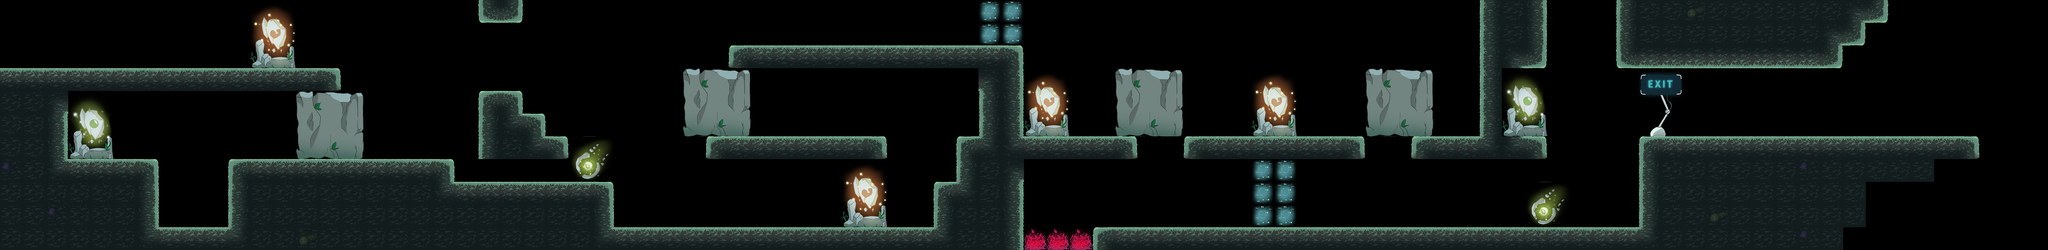

Tiled map render using the project's own tile images. Description and the whole map definition, tile-layer contents included, below:
An orthogonal 90x11 tile map with 100x100 px tiles, 3 tile layers (sol, nuage, nuagefantome).

<map version="1.2" tiledversion="1.2.0" orientation="orthogonal" renderorder="right-down" width="90" height="11" tilewidth="100" tileheight="100" infinite="0" nextlayerid="5" nextobjectid="1">
 <tileset firstgid="1" name="tilesetV2" tilewidth="100" tileheight="100" tilecount="66" columns="6">
  <image source="tilesetV2.png" width="600" height="1100" />
 </tileset>
 <layer id="0" name="sol" width="90" height="11">
  <data encoding="csv">
0,0,0,0,0,0,0,0,0,0,0,23,24,0,0,0,0,0,0,0,0,14,13,0,0,0,0,0,0,0,0,0,0,0,0,0,0,0,0,0,0,0,0,0,0,0,0,0,0,0,0,0,0,0,0,0,0,0,0,0,0,0,0,0,0,8,9,7,0,0,0,8,9,9,42,9,9,9,9,9,9,16,13,0,0,0,0,0,0,0,
0,0,0,0,0,0,0,0,0,0,0,29,30,0,0,0,0,0,0,0,0,0,0,0,0,0,0,0,0,0,0,0,0,0,0,0,0,0,0,0,0,0,0,0,0,0,0,0,0,0,0,0,0,0,0,0,0,0,0,0,0,0,0,0,0,8,9,7,0,0,0,8,9,9,9,9,9,9,9,9,16,13,0,0,0,0,0,0,0,0,
0,0,0,0,0,0,0,0,0,0,0,35,36,0,0,0,0,0,0,0,0,0,0,0,0,0,0,0,0,0,0,0,57,10,10,10,10,10,10,10,10,10,10,10,1,0,0,0,0,0,0,0,0,0,0,0,0,0,0,0,0,0,0,0,0,8,16,13,0,0,0,14,17,17,17,17,17,17,17,17,13,0,0,0,0,0,0,0,0,0,
10,10,10,10,10,10,10,10,10,10,10,10,10,10,58,0,0,0,0,0,0,0,0,0,0,0,0,0,0,0,39,40,41,0,0,0,0,0,0,0,0,0,0,15,7,23,24,0,0,39,40,41,0,0,0,23,24,0,0,0,39,40,41,0,0,8,21,22,0,0,0,0,37,38,0,0,0,0,0,0,0,0,0,0,0,0,0,0,0,0,
9,9,16,21,22,0,0,0,0,0,0,0,0,39,40,41,0,0,0,0,0,2,1,0,0,0,0,0,0,0,45,46,47,0,0,0,0,0,0,0,0,0,0,8,7,29,30,0,0,45,46,47,0,0,0,29,30,0,0,0,45,46,47,0,0,8,27,28,0,0,0,0,43,44,0,0,0,0,0,0,0,0,0,0,0,0,0,0,0,0,
9,9,7,27,28,0,0,0,0,0,0,0,0,45,46,47,0,0,0,0,0,8,4,1,0,0,0,0,0,0,51,52,53,0,0,0,0,0,0,0,0,0,0,8,7,35,36,0,0,51,52,53,0,0,0,35,36,0,0,0,51,52,53,0,0,8,33,34,0,0,0,0,49,50,0,0,0,0,0,0,0,0,0,0,0,0,0,0,0,0,
9,9,7,33,34,0,0,0,0,0,0,0,0,51,52,53,0,0,0,0,0,8,9,4,58,55,56,0,0,0,0,57,10,10,10,10,10,10,58,0,0,0,2,3,4,10,10,10,10,58,0,0,57,10,10,10,10,10,10,58,0,0,57,10,10,3,4,58,0,0,0,0,2,10,10,10,10,10,10,10,10,10,10,10,10,10,58,0,0,0,
48,9,4,10,10,10,1,0,0,0,2,10,10,10,10,10,10,10,10,1,0,0,0,0,0,61,62,0,0,0,0,0,0,0,0,0,0,23,24,0,0,0,8,9,16,0,0,0,0,0,0,0,0,0,0,0,0,0,0,0,0,0,0,0,0,0,0,0,0,0,0,0,8,9,9,9,9,9,9,48,9,9,9,9,9,0,0,0,0,0,
9,9,9,9,9,9,7,0,0,0,8,9,9,9,9,9,9,9,9,4,10,10,10,10,10,10,1,0,0,0,0,0,0,0,0,0,0,29,30,0,0,2,3,9,7,0,0,0,0,0,0,0,0,0,0,0,0,0,0,0,0,0,0,0,0,0,0,55,56,0,0,0,8,9,9,9,9,9,9,9,9,9,0,0,0,0,0,0,0,0,
9,9,48,9,9,9,7,0,0,0,8,9,9,9,9,9,9,9,9,9,9,9,9,9,9,9,7,0,0,0,0,0,0,0,0,0,0,35,36,0,0,8,9,9,7,0,0,0,0,0,0,0,0,0,0,0,0,0,0,0,0,0,0,0,0,0,0,61,62,0,0,0,8,9,9,42,9,9,9,9,9,9,0,0,0,0,0,0,0,0,
9,9,9,9,9,9,4,10,10,10,3,9,9,42,9,9,9,9,9,9,9,9,9,9,9,9,4,10,10,10,10,10,10,10,10,10,10,10,10,10,10,3,9,9,7,11,11,11,2,10,10,10,10,10,10,10,10,10,10,10,10,10,10,10,10,10,10,10,10,10,10,10,3,9,9,9,9,9,9,48,9,0,0,0,0,0,0,0,0,0
</data>
 </layer>
 <layer id="1" name="nuage" width="90" height="11">
  <data encoding="csv">
0,0,0,0,0,0,0,0,0,0,0,0,0,0,0,0,0,0,0,0,0,0,0,0,0,0,0,0,0,0,0,0,0,0,0,0,0,0,0,0,0,0,0,5,5,0,0,0,0,0,0,0,0,0,0,0,0,0,0,0,0,0,0,0,0,0,0,0,0,0,0,0,0,0,0,0,0,0,0,0,0,0,0,0,0,0,0,0,0,0,
0,0,0,0,0,0,0,0,0,0,0,0,0,0,0,0,0,0,0,0,0,0,0,0,0,0,0,0,0,0,0,0,0,0,0,0,0,0,0,0,0,0,0,5,5,0,0,0,0,0,0,0,0,0,0,0,0,0,0,0,0,0,0,0,0,0,0,0,0,0,0,0,0,0,0,0,0,0,0,0,0,0,0,0,0,0,0,0,0,0,
0,0,0,0,0,0,0,0,0,0,0,0,0,0,0,0,0,0,0,0,0,0,0,0,0,0,0,0,0,0,0,0,0,0,0,0,0,0,0,0,0,0,0,0,0,0,0,0,0,0,0,0,0,0,0,0,0,0,0,0,0,0,0,0,0,0,0,0,0,0,0,0,0,0,0,0,0,0,0,0,0,0,0,0,0,0,0,0,0,0,
0,0,0,0,0,0,0,0,0,0,0,0,0,0,0,0,0,0,0,0,0,0,0,0,0,0,0,0,0,0,0,0,0,0,0,0,0,0,0,0,0,0,0,0,0,0,0,0,0,0,0,0,0,0,0,0,0,0,0,0,0,0,0,0,0,0,0,0,0,0,0,0,0,0,0,0,0,0,0,0,0,0,0,0,0,0,0,0,0,0,
0,0,0,0,0,0,0,0,0,0,0,0,0,0,0,0,0,0,0,0,0,0,0,0,0,0,0,0,0,0,0,0,0,0,0,0,0,0,0,0,0,0,0,0,0,0,0,0,0,0,0,0,0,0,0,0,0,0,0,0,0,0,0,0,0,0,0,0,0,0,0,0,0,0,0,0,0,0,0,0,0,0,0,0,0,0,0,0,0,0,
0,0,0,0,0,0,0,0,0,0,0,0,0,0,0,0,0,0,0,0,0,0,0,0,0,0,0,0,0,0,0,0,0,0,0,0,0,0,0,0,0,0,0,0,0,0,0,0,0,0,0,0,0,0,0,0,0,0,0,0,0,0,0,0,0,0,0,0,0,0,0,0,0,0,0,0,0,0,0,0,0,0,0,0,0,0,0,0,0,0,
0,0,0,0,0,0,0,0,0,0,0,0,0,0,0,0,0,0,0,0,0,0,0,0,0,0,0,0,0,0,0,0,0,0,0,0,0,0,0,0,0,0,0,0,0,0,0,0,0,0,0,0,0,0,0,0,0,0,0,0,0,0,0,0,0,0,0,0,0,0,0,0,0,0,0,0,0,0,0,0,0,0,0,0,0,0,0,0,0,0,
0,0,0,0,0,0,0,0,0,0,0,0,0,0,0,0,0,0,0,0,0,0,0,0,0,0,0,0,0,0,0,0,0,0,0,0,0,0,0,0,0,0,0,0,0,0,0,0,0,0,0,0,0,0,0,5,5,0,0,0,0,0,0,0,0,0,0,0,0,0,0,0,0,0,0,0,0,0,0,0,0,0,0,0,0,0,0,0,0,0,
0,0,0,0,0,0,0,0,0,0,0,0,0,0,0,0,0,0,0,0,0,0,0,0,0,0,0,0,0,0,0,0,0,0,0,0,0,0,0,0,0,0,0,0,0,0,0,0,0,0,0,0,0,0,0,5,5,0,0,0,0,0,0,0,0,0,0,0,0,0,0,0,0,0,0,0,0,0,0,0,0,0,0,0,0,0,0,0,0,0,
0,0,0,0,0,0,0,0,0,0,0,0,0,0,0,0,0,0,0,0,0,0,0,0,0,0,0,0,0,0,0,0,0,0,0,0,0,0,0,0,0,0,0,0,0,0,0,0,0,0,0,0,0,0,0,5,5,0,0,0,0,0,0,0,0,0,0,0,0,0,0,0,0,0,0,0,0,0,0,0,0,0,0,0,0,0,0,0,0,0,
0,0,0,0,0,0,0,0,0,0,0,0,0,0,0,0,0,0,0,0,0,0,0,0,0,0,0,0,0,0,0,0,0,0,0,0,0,0,0,0,0,0,0,0,0,0,0,0,0,0,0,0,0,0,0,0,0,0,0,0,0,0,0,0,0,0,0,0,0,0,0,0,0,0,0,0,0,0,0,0,0,0,0,0,0,0,0,0,0,0
</data>
 </layer>
 <layer id="2" name="nuagefantome" width="90" height="11">
  <data encoding="csv">
0,0,0,0,0,0,0,0,0,0,0,0,0,0,0,0,0,0,0,0,0,0,0,0,0,0,0,0,0,0,0,0,0,0,0,0,0,0,0,0,0,0,0,6,6,0,0,0,0,0,0,0,0,0,0,0,0,0,0,0,0,0,0,0,0,0,0,0,0,0,0,0,0,0,0,0,0,0,0,0,0,0,0,0,0,0,0,0,0,0,
0,0,0,0,0,0,0,0,0,0,0,0,0,0,0,0,0,0,0,0,0,0,0,0,0,0,0,0,0,0,0,0,0,0,0,0,0,0,0,0,0,0,0,6,6,0,0,0,0,0,0,0,0,0,0,0,0,0,0,0,0,0,0,0,0,0,0,0,0,0,0,0,0,0,0,0,0,0,0,0,0,0,0,0,0,0,0,0,0,0,
0,0,0,0,0,0,0,0,0,0,0,0,0,0,0,0,0,0,0,0,0,0,0,0,0,0,0,0,0,0,0,0,0,0,0,0,0,0,0,0,0,0,0,0,0,0,0,0,0,0,0,0,0,0,0,0,0,0,0,0,0,0,0,0,0,0,0,0,0,0,0,0,0,0,0,0,0,0,0,0,0,0,0,0,0,0,0,0,0,0,
0,0,0,0,0,0,0,0,0,0,0,0,0,0,0,0,0,0,0,0,0,0,0,0,0,0,0,0,0,0,0,0,0,0,0,0,0,0,0,0,0,0,0,0,0,0,0,0,0,0,0,0,0,0,0,0,0,0,0,0,0,0,0,0,0,0,0,0,0,0,0,0,0,0,0,0,0,0,0,0,0,0,0,0,0,0,0,0,0,0,
0,0,0,0,0,0,0,0,0,0,0,0,0,0,0,0,0,0,0,0,0,0,0,0,0,0,0,0,0,0,0,0,0,0,0,0,0,0,0,0,0,0,0,0,0,0,0,0,0,0,0,0,0,0,0,0,0,0,0,0,0,0,0,0,0,0,0,0,0,0,0,0,0,0,0,0,0,0,0,0,0,0,0,0,0,0,0,0,0,0,
0,0,0,0,0,0,0,0,0,0,0,0,0,0,0,0,0,0,0,0,0,0,0,0,0,0,0,0,0,0,0,0,0,0,0,0,0,0,0,0,0,0,0,0,0,0,0,0,0,0,0,0,0,0,0,0,0,0,0,0,0,0,0,0,0,0,0,0,0,0,0,0,0,0,0,0,0,0,0,0,0,0,0,0,0,0,0,0,0,0,
0,0,0,0,0,0,0,0,0,0,0,0,0,0,0,0,0,0,0,0,0,0,0,0,0,0,0,0,0,0,0,0,0,0,0,0,0,0,0,0,0,0,0,0,0,0,0,0,0,0,0,0,0,0,0,0,0,0,0,0,0,0,0,0,0,0,0,0,0,0,0,0,0,0,0,0,0,0,0,0,0,0,0,0,0,0,0,0,0,0,
0,0,0,0,0,0,0,0,0,0,0,0,0,0,0,0,0,0,0,0,0,0,0,0,0,0,0,0,0,0,0,0,0,0,0,0,0,0,0,0,0,0,0,0,0,0,0,0,0,0,0,0,0,0,0,6,6,0,0,0,0,0,0,0,0,0,0,0,0,0,0,0,0,0,0,0,0,0,0,0,0,0,0,0,0,0,0,0,0,0,
0,0,0,0,0,0,0,0,0,0,0,0,0,0,0,0,0,0,0,0,0,0,0,0,0,0,0,0,0,0,0,0,0,0,0,0,0,0,0,0,0,0,0,0,0,0,0,0,0,0,0,0,0,0,0,6,6,0,0,0,0,0,0,0,0,0,0,0,0,0,0,0,0,0,0,0,0,0,0,0,0,0,0,0,0,0,0,0,0,0,
0,0,0,0,0,0,0,0,0,0,0,0,0,0,0,0,0,0,0,0,0,0,0,0,0,0,0,0,0,0,0,0,0,0,0,0,0,0,0,0,0,0,0,0,0,0,0,0,0,0,0,0,0,0,0,6,6,0,0,0,0,0,0,0,0,0,0,0,0,0,0,0,0,0,0,0,0,0,0,0,0,0,0,0,0,0,0,0,0,0,
0,0,0,0,0,0,0,0,0,0,0,0,0,0,0,0,0,0,0,0,0,0,0,0,0,0,0,0,0,0,0,0,0,0,0,0,0,0,0,0,0,0,0,0,0,0,0,0,0,0,0,0,0,0,0,0,0,0,0,0,0,0,0,0,0,0,0,0,0,0,0,0,0,0,0,0,0,0,0,0,0,0,0,0,0,0,0,0,0,0
</data>
 </layer>
</map>